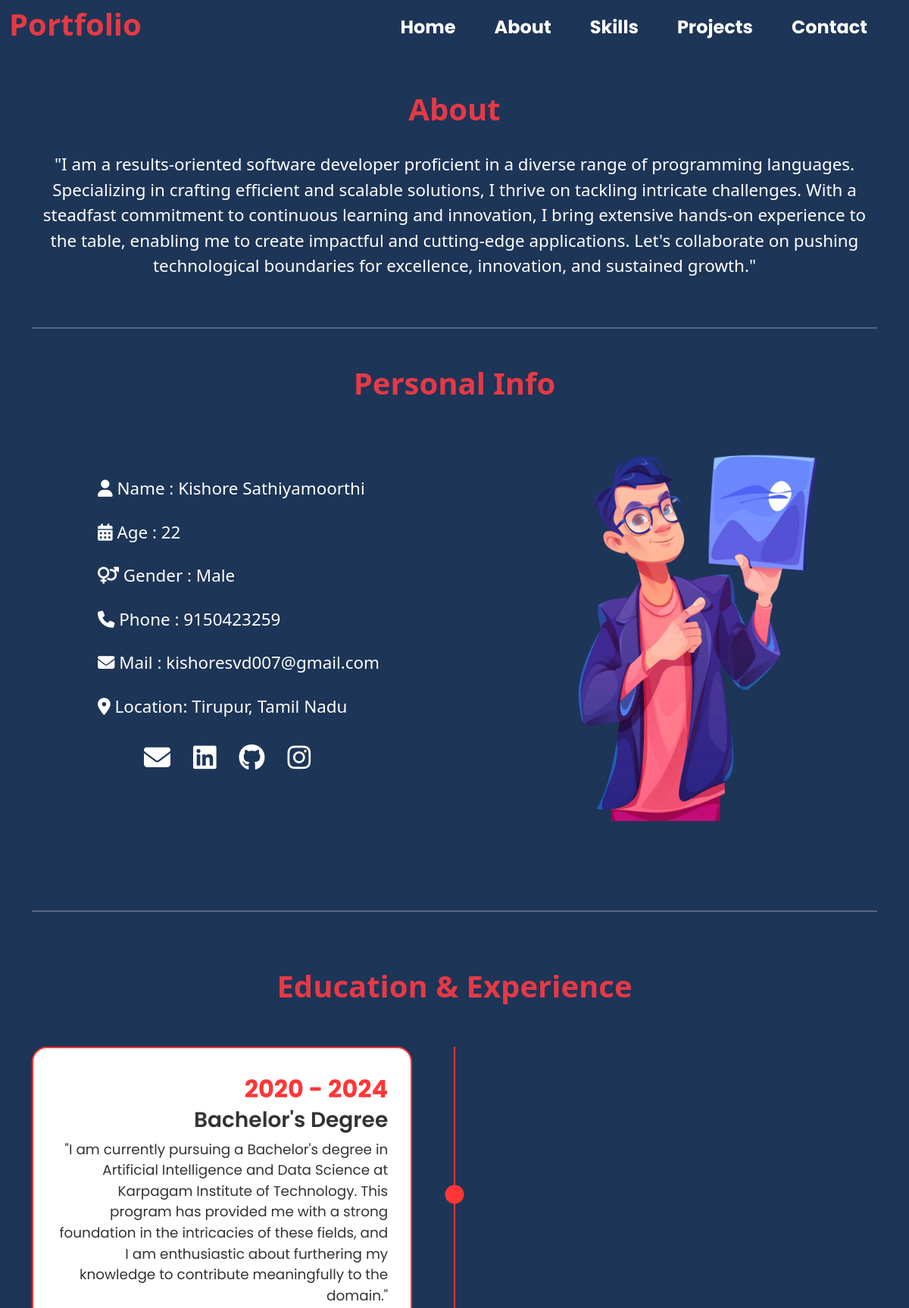
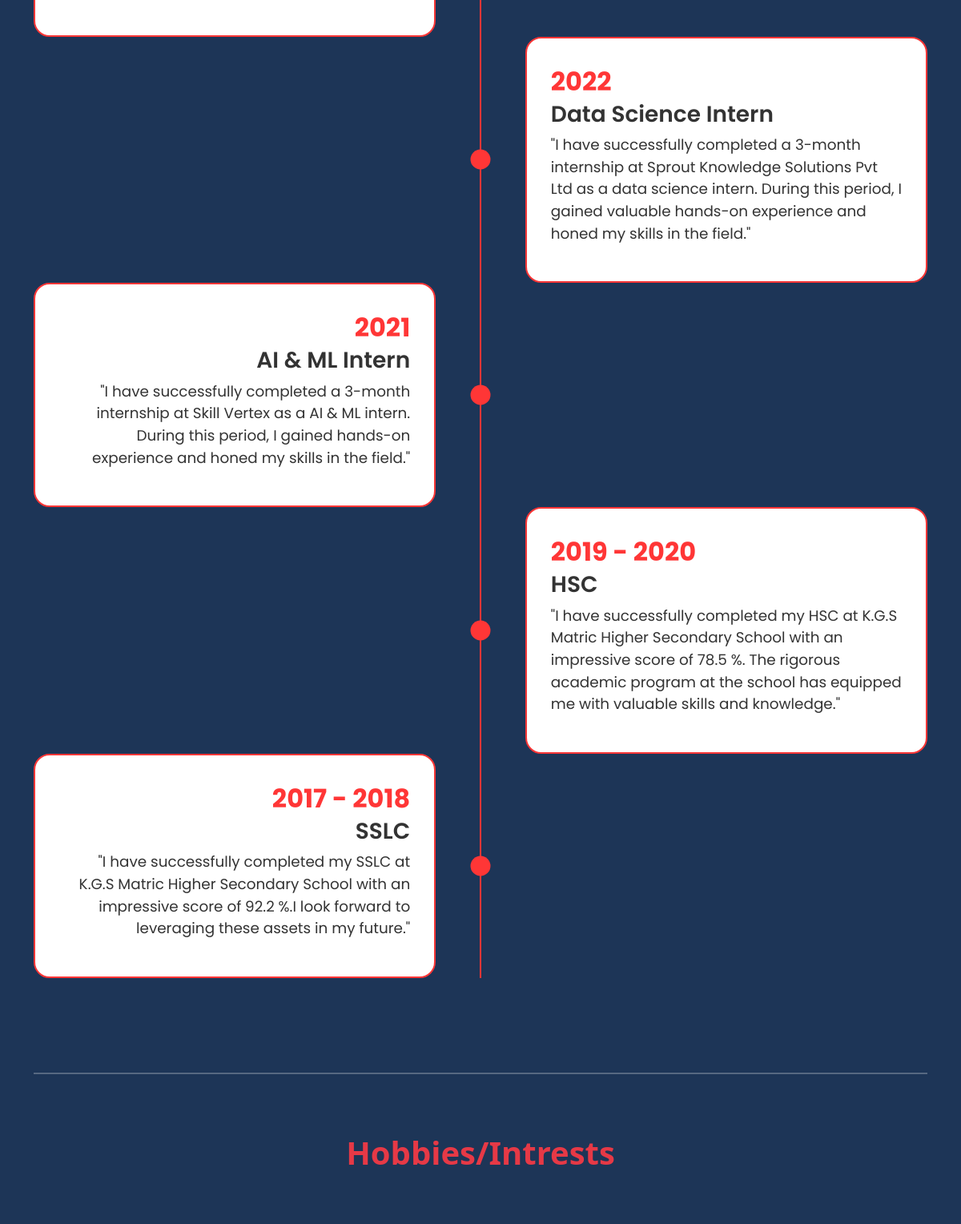
The app's page /more_info (upper part) with its own data (2 pictures, top to bottom).
### Mysite/models.py (models this page shows, shortened)
class education(models.Model):
    duration = models.CharField(max_length=15)
    name = models.CharField(max_length=25)
    description = models.TextField()

### Mysite/views.py (the view)
# urls.py: path('more_info', Mysite.views.more_info, name='more_info'),
def more_info(request):
    educations = education.objects
    achivements = achivement.objects
    return render(request,'port/more_info.html',{'educations':educations, 'achivements':achivements})

### Mysite/templates/port/more_info.html (shortened to what this page needs)
{% extends 'port/base.html' %}
{% load static %}
{% block 'home' %}
<link rel="stylesheet" href="{% static 'more-info.css' %}">
    <div class="container mt-5 mx-auto text-center" id="abt">
        <h1 class="title">About</h1>
        <br>
        <p>
            "I am a results-oriented software developer proficient in a diverse range of programming languages.
            Specializing in crafting efficient and scalable solutions, I thrive on tackling intricate challenges.
            With a steadfast commitment to continuous learning and innovation, I bring extensive hands-on experience
            to the table, enabling me to create impactful and cutting-edge applications. Let's collaborate on pushing
            technological boundaries for excellence, innovation, and sustained growth."
        </p>
        <br>
        <hr class="my-4" />
    </div>
    <div class="container mt-5">
        <h1 class="title text-center">Personal Info</h1>
        <div class="row">
            <div class="col-lg-6 order-lg-2 image-container d-none d-lg-block">
                <img src="{% static 'personal-info.png' %}" alt="Home Image" width="100%" height="100%">
            </div>
            <div class="col-lg-6 order-lg-1 content-section">
                <div class="info mt-5">
                    <span><i class="fa-solid fa-user"></i></span><span> Name : Kishore Sathiyamoorthi</span>
                    <br>
                    <br>
                    <span><i class="fa-solid fa-calendar-days"></i></span><span> Age : 22</span>
                    <br>
                    <br>
                    <span><i class="fa-solid fa-venus-mars"></i></span><span> Gender : Male</span>
                    <br>
                    <br>
                    <span><i class="fa-solid fa-phone"></i></span><span> Phone : 9150423259</span>
                    <br>
                    <br>
                    <span><i class="fa-solid fa-envelope"></i></span><span> Mail : kishoresvd007@gmail.com</span>
                    <br>
                    <br>
                    <span><i class="fa-solid fa-location-dot"></i></span><span> Location: Tirupur, Tamil Nadu</span>
                    <br>
                    <div class="media">
                        <ul class="social-icons">
                          <li><a class="mail" href="mailto:kishoresvd007@gmail.com"
                            target="_blank"><i class="fa-solid fa-envelope"></i></a></li>
                          <li><a class="linkedin" href="https://www.linkedin.com/in/kishore-s-279b27250"
                            target="_blank"><i class="fab fa-linkedin"></i></a></li>
                          <li><a class="github" href="https://github.com/Kishore-1011" target="_blank"><i
                            class="fab fa-github"></i></a></li>
                          <li><a class="instagram" href="https://www.instagram.com/the._.lovie" target="_blank"><i
                            class="fab fa-instagram"></i></a></li>
                        </ul>
                    </div>
                </div>
            </div>
        </div>
        <br>
        <hr class="my-4" />
    </div>
    <div class="experience pt-100 pb-100" id="experience">
        <div class="container">
            <h1 class="title text-center">Education & Experience</h1>
            <br>
            <br>
            <div class="row">
                <div class="col-xl-12">
                    <ul class="timeline-list">
                        {% for education in educations.all %}
                        <li>
                            <div class="timeline_content">
                                <span>{{ education.duration }}</span>
                                <h3>{{ education.name }}</h3>
                                <p>{{ education.description }}</p>
                            </div>
                        </li>
                        {% endfor %}
                    </ul>
                </div>
            </div>
            <br>
            <hr class="my-4" />
        </div>
    </div>
    <h1 class="title text-center">Hobbies/Intrests</h1>
    <div class="container mt-5" id="hob">
    </div>
{% endblock %}

### Mysite/templates/port/base.html (shortened to what this page needs)
<!DOCTYPE html>
<html lang="en">
{% load static %}
<head>
    <link href="https://cdn.jsdelivr.net/npm/bootstrap@5.3.2/dist/css/bootstrap.min.css" rel="stylesheet">
    <link rel="stylesheet" href="{% static 'home.css' %}">
</head>
<nav class="navbar navbar-expand-lg navbar-dark fixed-top">
    <div class="container-fluid">
        <h1 class="brand">Portfolio</h1>
        <div class="navbar-collapse collapse show" id="navbarNavAltMarkup">
            <div class="navbar-nav ms-auto">
                <a class="nav-link" aria-current="page" href="{% url 'home' %}#" onclick="closeNavbar()">Home</a>
                <a class="nav-link" href="{% url 'home' %}#about" onclick="closeNavbar()">About</a>
                <a class="nav-link" href="{% url 'home'%}#skills" onclick="closeNavbar()">Skills</a>
                <a class="nav-link" href="{% url 'home'%}#projects" onclick="closeNavbar()">Projects</a>
                <a class="nav-link" href="{% url 'home'%}#contact" onclick="closeNavbar()">Contact</a>
            </div>
        </div>
    </div>
</nav>
<body>
{% block 'home' %}
{% endblock %}
</body>
</html>

### Mysite/static/home.css (style rules this page uses)
body { background-color: #1d3557; }
.brand { font-size:2.5rem; color: #e63946; font-weight: 800; text-decoration: none; }
.nav-link { font-family: "Poppins", sans-serif; font-size: 1.5rem; color: #ffffff; font-weight: 700; }
.navbar-nav.ms-auto .nav-link { margin-right: 35px; }
.nav-link { position: relative; display: inline-block; }
.navbar { position: sticky; }
.content-section { display: flex; align-items: center; justify-content: center; }
.image-container img { max-width: 100%; height: auto; }
.media { margin-top: 1.5rem; align-items: center; display: flex; justify-content: center; }
.social-icons { list-style: none; padding: 0; display: flex; }
.social-icons li { margin-right: 30px; }
.social-icons a { text-decoration: none; color: white; font-size: 35px; display: inline-block; transition: background 0.3s ease, transform 0.3s ease; }
.my-4 { border: 0.1px solid white; }

### Mysite/static/more-info.css (style rules this page uses)
.title { color: #e63946; font-size: 2.5rem; font-weight: 700; }
#abt p { color: white; font-size: 1.4rem; }
.content-section { color: white; display: flex; align-items: center; justify-content: center; }
.info span { font-size: 1.4rem; }
.media { margin-top: 1.5rem; align-items: center; display: flex; justify-content: center; }
.social-icons { list-style: none; padding: 0; display: flex; }
.social-icons li { margin-right: 30px; }
.social-icons a { text-decoration: none; color: white; font-size: 35px; display: inline-block; transition: background 0.3s ease, transform 0.3s ease; }
.pt-100 { padding-top:50px; }
.pb-100 { padding-bottom:50px; }
ul.timeline-list { position: relative; margin: 0; padding: 0 }
ul.timeline-list:before { position: absolute; content: ""; width: 2px; height: 100%; background-color: #ff3636; left: 50%; top: 0; -webkit-transform: translateX(-50%); transform: translateX(-50%); }
ul.timeline-list li { position: relative; clear: both; display: table; }
.timeline_content { border-radius: 20px; font-family: "Poppins", sans-serif; border: 2px solid #ff3636; background-color:#fff }
ul.timeline-list li .timeline_content { width: 45%; color: #333; padding: 30px; float: left; text-align: right; }
ul.timeline-list li:nth-child(2n) .timeline_content { float: right; text-align: left; }
ul.timeline-list li:before { position: absolute; content: ""; width: 25px; height: 25px; background-color: #ff3636; left: 50%; top: 50%; -webkit-transform: translate(-50%, -50%); transform: translate(-50%, -50%); border-radius: 50%; }
.timeline_content span { font-size: 2rem; font-weight: 700; font-family: poppins; color: #ff3636; }
.timeline_content p { font-size: 1.15rem; font-family: poppins; }
.timeline_content h3 { font-weight: 600; font-family: poppins; }
#hob { display: flex; flex-wrap: wrap; justify-content: space-around; }
.row { margin-bottom: 70px; }

### records on screen
education: duration "2020 - 2024", name "Bachelor's Degree", description "\"I am currently pursuing a Bachelor's degree in Artificial Intelligence and Data Science at Karpagam Institute of Technology. This program has provided me with a strong foundation in the intricacies of these fields, and I am enthusiastic about furthering my knowledge to contribute meaningfully to the domain.\""
education: duration "2022", name "Data Science Intern", description "\"I have successfully completed a 3-month internship at Sprout Knowledge Solutions Pvt Ltd as a data science intern. During this period, I gained valuable hands-on experience and honed my skills in the field.\""
education: duration "2021", name "AI & ML Intern", description "\"I have successfully completed a 3-month internship at Skill Vertex as a AI & ML intern. During this period, I gained hands-on experience and honed my skills in the field.\""
education: duration "2019 - 2020", name "HSC", description "\"I have successfully completed my HSC at K.G.S Matric Higher Secondary School with an impressive score of 78.5 %. The rigorous academic program at the school has equipped me with valuable skills and knowledge.\""
education: duration "2017 - 2018", name "SSLC", description "\"I have successfully completed my SSLC at K.G.S Matric Higher Secondary School with an impressive score of 92.2 %.I look forward to leveraging these assets in my future.\""
